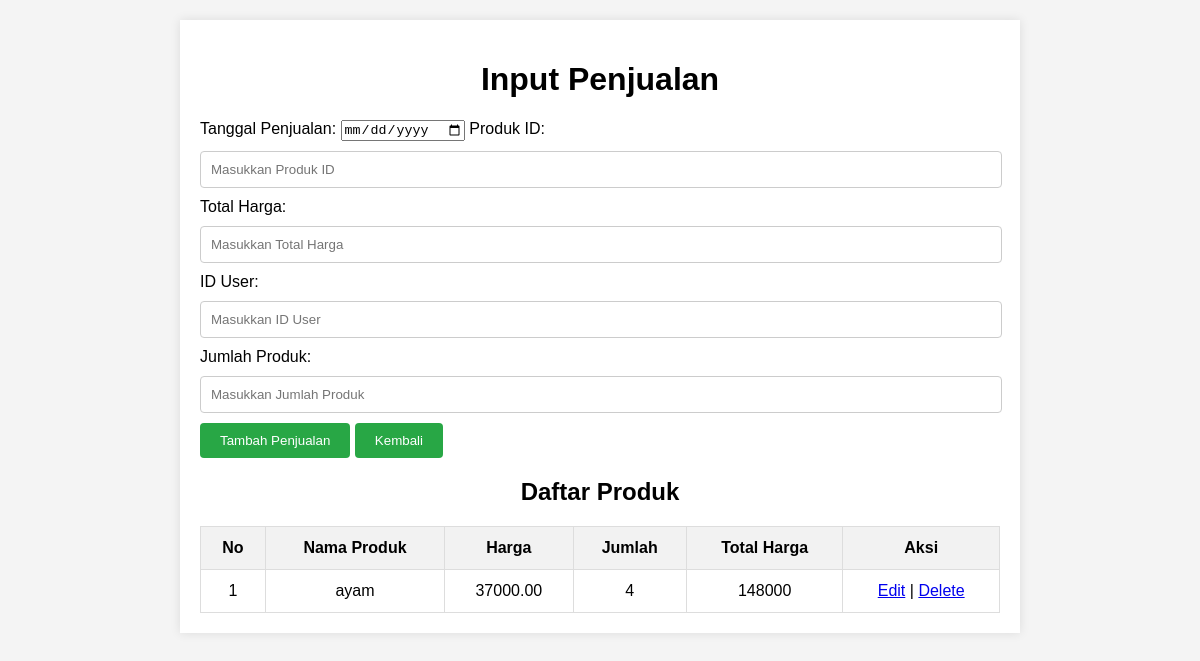
Screenshot of /aplikasi/tampilan/penjualan.php with the database file from the repository.
### tables this page shows
CREATE TABLE `produk` (
  `ProdukID` int NOT NULL,
  `NamaProduk` varchar(255) NOT NULL,
  `Harga` decimal(10,2) NOT NULL,
  `Jumlah` int NOT NULL
);

### aplikasi/tampilan/display_produk.php (the view, shortened to what this page needs)
<?php
$conn = new mysqli('localhost', 'root', '', 'aplikasi');
$sql = "SELECT * FROM produk";
$result = $conn->query($sql);
if ($result->num_rows > 0) {
    $no = 1;
    while ($row = $result->fetch_assoc()) {
        $id = $row['ProdukID'];
        $nama = $row['NamaProduk'];
        $harga = $row['Harga'];
        $jumlah = $row['Jumlah'];
        $totalProductPrice = $harga * $jumlah;
        echo "<tr>
                <td>{$no}</td>
                <td>{$nama}</td>
                <td>{$harga}</td>
                <td>{$jumlah}</td>
                <td>{$totalProductPrice}</td>
                <td><a href='../tampilan/edit_produk.php?id={$id}'>Edit</a> | <a href='../tampilan/delete_produk.php?id={$id}'>Delete</a></td>
              </tr>";
        $no++;
    }
} else {
    echo "<tr><td colspan='6'>No products found</td></tr>";
}
?>

### aplikasi/style.css (style rules this page uses)
body { font-family: Arial, sans-serif; background-color: #f8f9fa; padding: 20px; }
th, td { padding: 12px; border: 1px solid #ddd; text-align: center; }
body { margin: 0; font-family: Arial, sans-serif; background-color: #f4f4f4; }

### rows the page displays
produk: NamaProduk "ayam", Harga "37000.00", Jumlah "4", totalProductPrice "148000"
